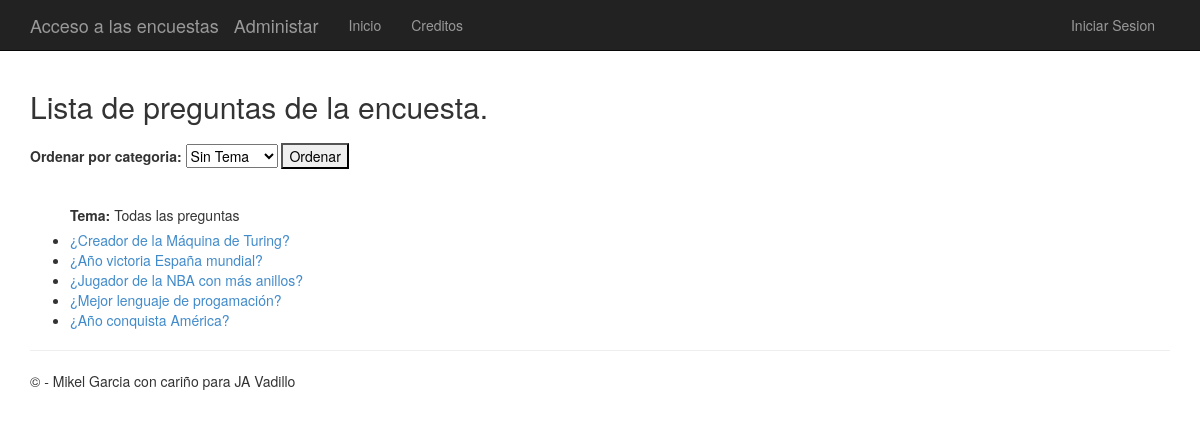
Screenshot of /polls/ with the database file from the repository.
### app/models.py (models this page shows)
class Question(models.Model):
    question_text = models.CharField(max_length=200)
    pub_date = models.DateTimeField('date published')
    subject = models.CharField(default='None',max_length=200)

### app/views.py (the view)
# urls.py: url(r'^polls/', app.views.index, name='index'),
def index(request):
    latest_question_list = Question.objects.order_by('-pub_date')
    temas = ["Sin Tema"]
    for q in latest_question_list:
        if q.subject not in temas:
            temas.append(q.subject)
    if request.method == "POST":
        elegido = request.POST.get("tema")
        if elegido == "Sin Tema":
            template = loader.get_template('polls/index.html')
            context = {
                    'title':'Lista de preguntas de la encuesta',
                    'latest_question_list': latest_question_list,
                    'temas': temas,
                    'elegido': 'Todas las preguntas',
                  }
            return render(request, 'polls/index.html', context)
        else:
            latest_question_list = Question.objects.filter(subject = elegido)
            template = loader.get_template('polls/index.html')
            context = {
                    'title':'Lista de preguntas de la encuesta',
                    'latest_question_list': latest_question_list,
                    'temas': temas,
                    'elegido': elegido,
                  }
            return render(request, 'polls/index.html', context)
    else:
        template = loader.get_template('polls/index.html')
        context = {
                    'title':'Lista de preguntas de la encuesta',
                    'latest_question_list': latest_question_list,
                    'temas': temas,
                    'elegido': 'Todas las preguntas',
                  }
        return render(request, 'polls/index.html', context)

### app/templates/polls/index.html (shortened to what this page needs)
﻿{% extends "app/layout.html" %}
{% block content %}
<h2>{{ title }}.</h2>
{% if latest_question_list %}
    <form method="POST" class="post-form">{% csrf_token %}
        <label>Ordenar por categoria:</label>
        <select name="tema" id="tema">
            {% for tema in temas %}
                <option>{{ tema }}</option>
            {% endfor %}
        </select>
        <button type="submit" value="Submit">Ordenar</button>
    </form>
    <ul>
    <br/>
    <label>Tema: </label>
    {{elegido}}
    <br/>
    {% for question in latest_question_list %}
        <li><a href="{% url 'detail' question.id %}">{{ question.question_text }}</a></li>
    {% endfor %}
    </ul>
{% else %}
    <p>No polls are available.</p>
{% endif %}
{% endblock %}

### app/static/app/content/site.css (style rules this page uses)
body { padding-top: 50px; padding-bottom: 20px; }
input, select, textarea { max-width: 280px; }

### rows the page displays
Question: question_text "¿Creador de la Máquina de Turing?"
Question: question_text "¿Año victoria España mundial?"
Question: question_text "¿Jugador de la NBA con más anillos?"
Question: question_text "¿Mejor lenguaje de progamación?"
Question: question_text "¿Año conquista América?"

### other values shown
{{ title }} "Lista de preguntas de la encuesta"
{{ elegido }} "Todas las preguntas"
form field tema "Sin Tema"
